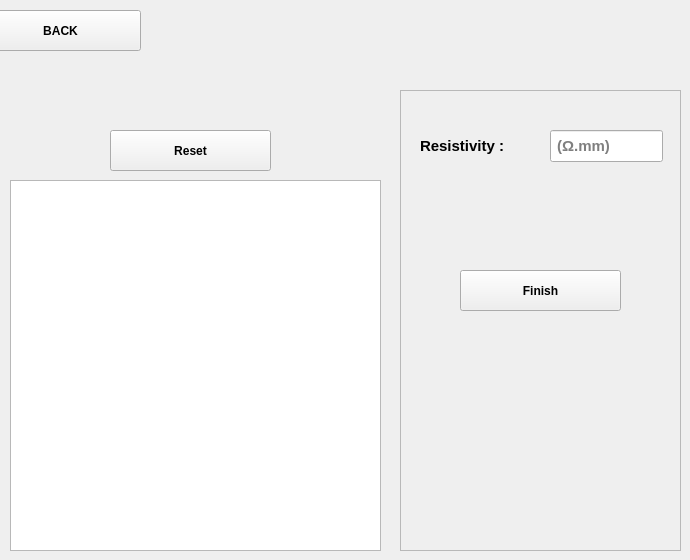
    <widget class="QWidget" name="tab_5">
     <attribute name="title">
      <string>Page</string>
     </attribute>
     <widget class="QLabel" name="label_15">
      <property name="geometry">
       <rect>
        <x>340</x>
        <y>450</y>
        <width>261</width>
        <height>91</height>
       </rect>
      </property>
      <property name="font">
       <font>
        <pointsize>10</pointsize>
        <weight>75</weight>
        <bold>true</bold>
       </font>
      </property>
      <property name="text">
       <string/>
      </property>
     </widget>
     <widget class="QFrame" name="frame_4">
      <property name="geometry">
       <rect>
        <x>400</x>
        <y>90</y>
        <width>281</width>
        <height>461</height>
       </rect>
      </property>
      <property name="frameShape">
       <enum>QFrame::StyledPanel</enum>
      </property>
      <property name="frameShadow">
       <enum>QFrame::Raised</enum>
      </property>
      <widget class="QLabel" name="label_16">
       <property name="geometry">
        <rect>
         <x>20</x>
         <y>40</y>
         <width>121</width>
         <height>31</height>
        </rect>
       </property>
       <property name="font">
        <font>
         <pointsize>11</pointsize>
         <weight>75</weight>
         <bold>true</bold>
        </font>
       </property>
       <property name="text">
        <string>Resistivity :</string>
       </property>
      </widget>
      <widget class="QLineEdit" name="lineEdit_Resistivity">
       <property name="geometry">
        <rect>
         <x>150</x>
         <y>40</y>
         <width>113</width>
         <height>32</height>
        </rect>
       </property>
       <property name="font">
        <font>
         <pointsize>11</pointsize>
         <weight>75</weight>
         <bold>true</bold>
        </font>
       </property>
       <property name="text">
        <string/>
       </property>
       <property name="placeholderText">
        <string> (Ω.mm)</string>
       </property>
      </widget>
      <widget class="QPushButton" name="pushButton_ok_10">
       <property name="geometry">
        <rect>
         <x>60</x>
         <y>180</y>
         <width>161</width>
         <height>41</height>
        </rect>
       </property>
       <property name="font">
        <font>
         <weight>75</weight>
         <bold>true</bold>
        </font>
       </property>
       <property name="text">
        <string>Finish</string>
       </property>
       <property name="shortcut">
        <string>Return</string>
       </property>
      </widget>
      <widget class="QLabel" name="label_17">
       <property name="geometry">
        <rect>
         <x>320</x>
         <y>250</y>
         <width>261</width>
         <height>91</height>
        </rect>
       </property>
       <property name="font">
        <font>
         <pointsize>10</pointsize>
         <weight>75</weight>
         <bold>true</bold>
        </font>
       </property>
       <property name="text">
        <string/>
       </property>
      </widget>
     </widget>
     <widget class="QLabel" name="label_18">
      <property name="geometry">
       <rect>
        <x>330</x>
        <y>450</y>
        <width>261</width>
        <height>91</height>
       </rect>
      </property>
      <property name="font">
       <font>
        <pointsize>10</pointsize>
        <weight>75</weight>
        <bold>true</bold>
       </font>
      </property>
      <property name="text">
       <string/>
      </property>
     </widget>
     <widget class="QPushButton" name="pushButton_EXIT_4">
      <property name="geometry">
       <rect>
        <x>-20</x>
        <y>10</y>
        <width>161</width>
        <height>41</height>
       </rect>
      </property>
      <property name="font">
       <font>
        <weight>75</weight>
        <bold>true</bold>
       </font>
      </property>
      <property name="text">
       <string>BACK</string>
      </property>
     </widget>
     <widget class="QTextEdit" name="textEdit_4">
      <property name="geometry">
       <rect>
        <x>10</x>
        <y>180</y>
        <width>371</width>
        <height>371</height>
       </rect>
      </property>
      <property name="font">
       <font>
        <pointsize>11</pointsize>
        <weight>75</weight>
        <bold>true</bold>
       </font>
      </property>
      <property name="html">
       <string>&lt;!DOCTYPE HTML PUBLIC &quot;-//W3C//DTD HTML 4.0//EN&quot; &quot;http://www.w3.org/TR/REC-html40/strict.dtd&quot;&gt;
&lt;html&gt;&lt;head&gt;&lt;meta name=&quot;qrichtext&quot; content=&quot;1&quot; /&gt;&lt;style type=&quot;text/css&quot;&gt;
p, li { white-space: pre-wrap; }
&lt;/style&gt;&lt;/head&gt;&lt;body style=&quot; font-family:'Noto Sans'; font-size:11pt; font-weight:600; font-style:normal;&quot;&gt;
&lt;p style=&quot;-qt-paragraph-type:empty; margin-top:0px; margin-bottom:0px; margin-left:0px; margin-right:0px; -qt-block-indent:0; text-indent:0px; font-size:10pt; font-weight:400;&quot;&gt;&lt;br /&gt;&lt;/p&gt;&lt;/body&gt;&lt;/html&gt;</string>
      </property>
     </widget>
     <widget class="QPushButton" name="pushButton_reset">
      <property name="geometry">
       <rect>
        <x>110</x>
        <y>130</y>
        <width>161</width>
        <height>41</height>
       </rect>
      </property>
      <property name="font">
       <font>
        <weight>75</weight>
        <bold>true</bold>
       </font>
      </property>
      <property name="text">
       <string>Reset</string>
      </property>
     </widget>
    </widget>
